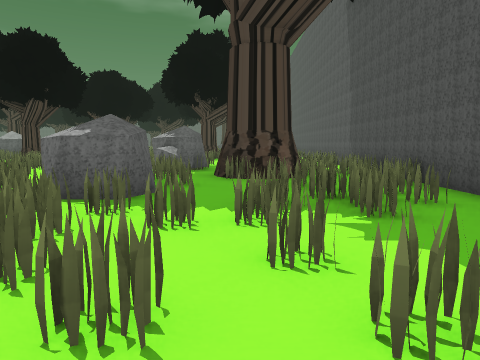
[1] (above)

24 first-person views from a walk through a Godot game level. The camera is 1.4 m above the floor, tilts 6° down and sees 70° across. The floor is counted in squares, 2 m on a side. Each view is taken from the middle of a square. On the plan, view 1 faces up. The plan holds only what a view shows up to about 11 squares ahead; the rest is blank. The place goes on beyond the plan. Characters and animated objects are left out.

[2]
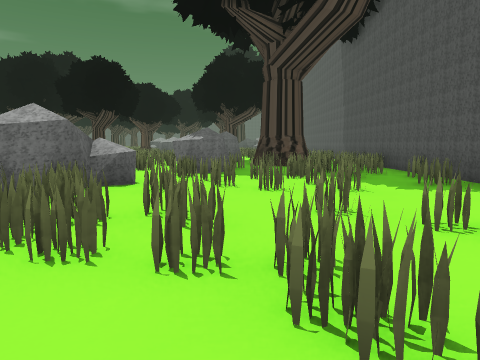

[3]
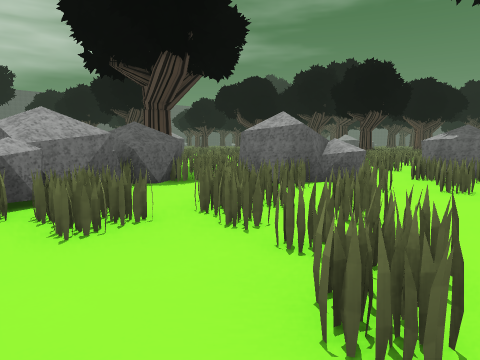

[4]
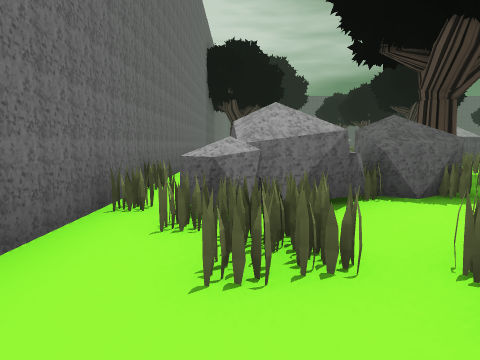

[5]
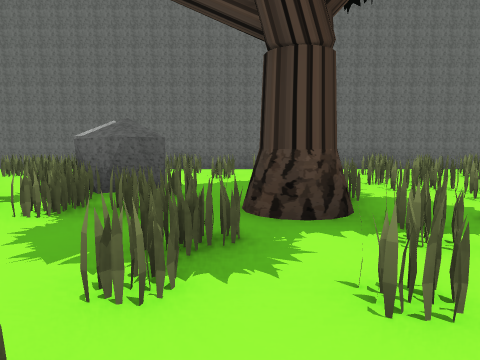

[6]
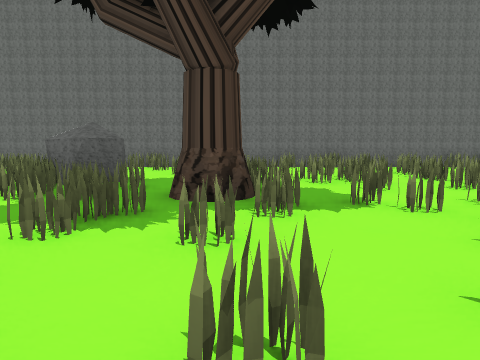

[7]
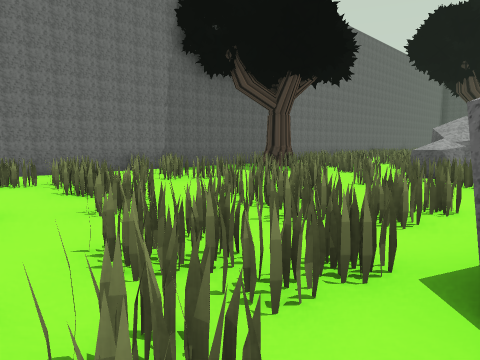

[8]
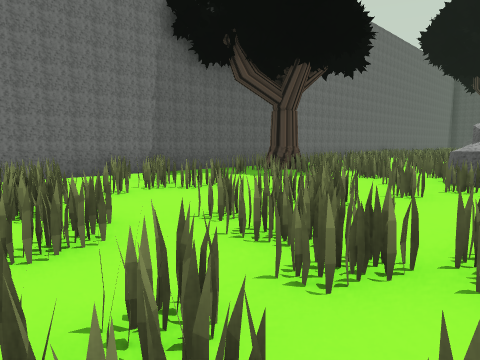

[9]
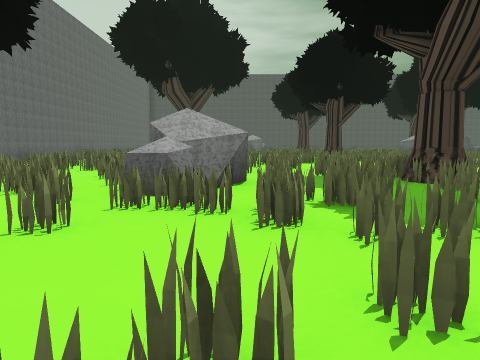

[10]
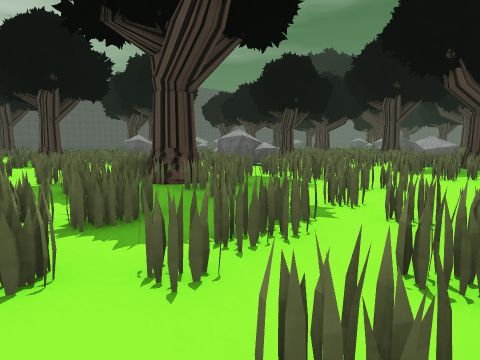

[11]
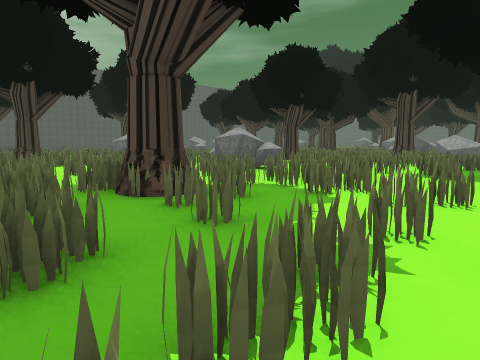

[12]
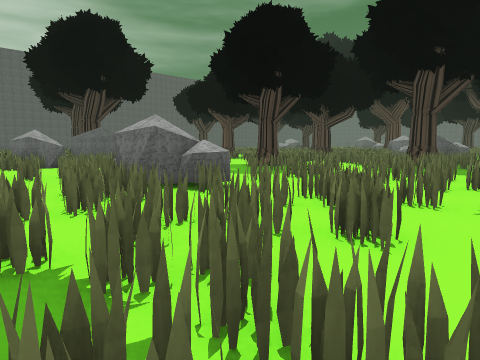

[13]
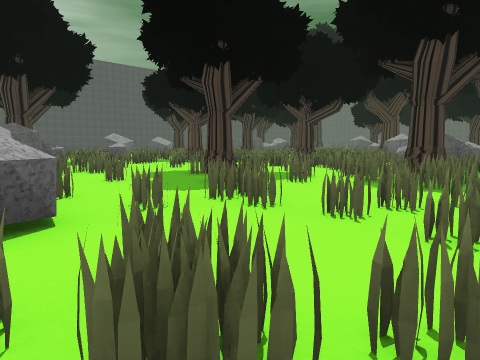

[14]
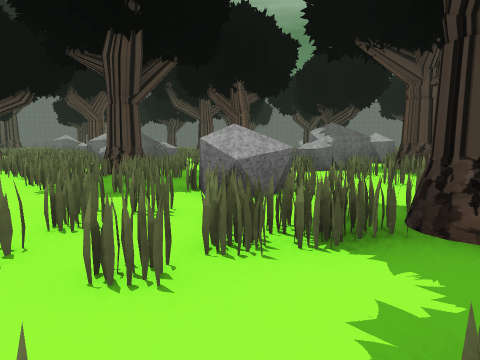

[15]
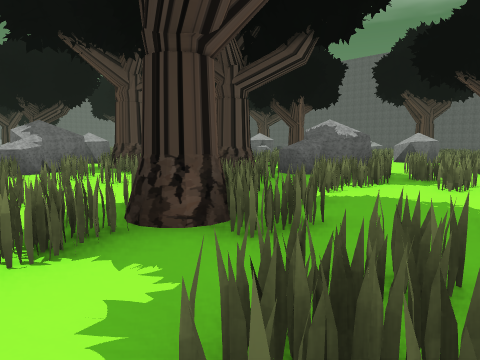

[16]
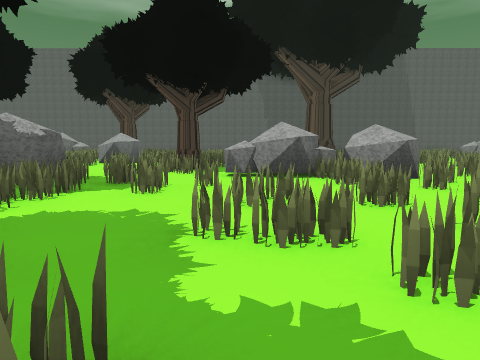

[17]
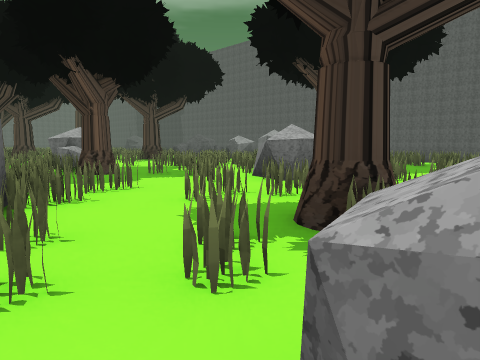

[18]
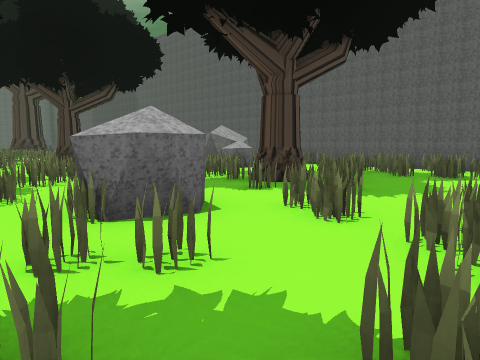

[19]
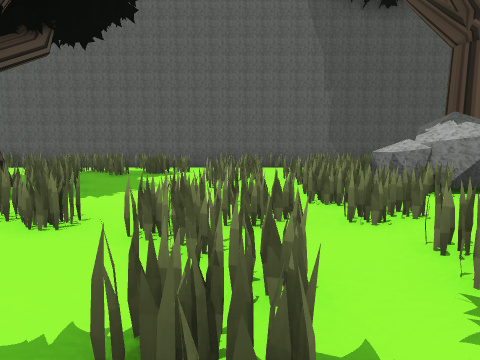

[20]
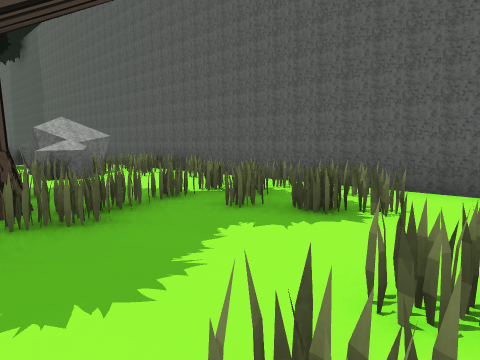

[21]
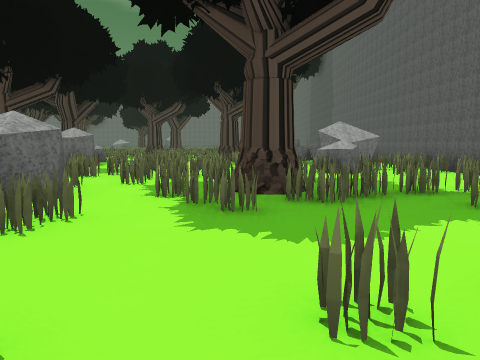

[22]
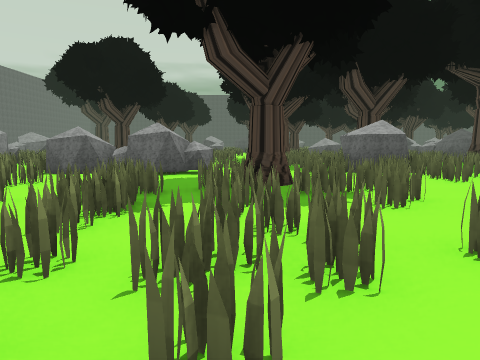

[23]
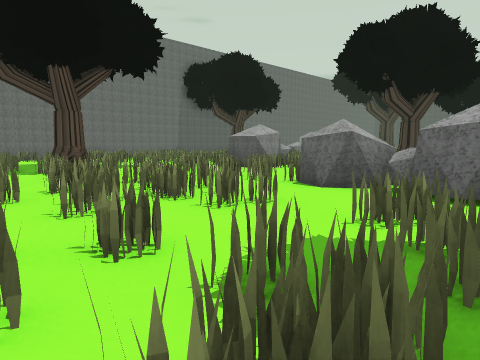

[24]
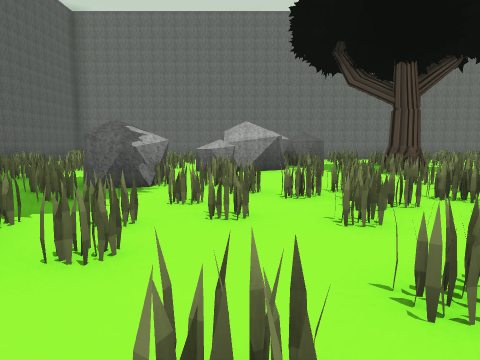

### Floor plan
Key: @ floor where view 1 was taken; # wall or solid block; . floor; = window, fence, low wall or low ledge; ^ raised ledge; T tree.
Columns run from 31 left of view 1 to 4 right of it. Each row starts with its distance up from view 1.
 23         ##^            .#          #
 22          #.   ##.T     ##..    .#. #
 21          T.. =^..#     ....    ^#..#
 20       .. T..  ...      T.....  ==..#
 19       ...... ....     .............#
 18       ...... #.. T   ..............#
 17    .. T.....#... T.##.....#..TT....#
 16    .........=.......#.....#........#
 15 ^. ...........T....................#
 14 #. ....................T...........#
 13      ..................T........   #
 12   #    .#^...........^.............#
 11  ##..  ##...........##.......^#    #
 10   ..................^........##    #
  9        ......... ...##.......#.    #
  8           ......   ............#T. #
  7  TT ....  TT....   ............#T. #
  6     ............  .................#
  5      ...........=##.........##.....#
  4        ..........##................#
  3        ....#................#......#
  2            #^.............##^......#
  1            ...........TT..##.......#
  0          ............. ..##....@.. #
 -1          ............. ..#.......
 -2             .......... ..##......
 -3            T.......... ...##....
 -4            .....................
 -5            ####################

Where each view was taken, in squares from view 1:
view 1: 0 up, 0 right, facing up
view 2: 4 down, 1 left, facing up
view 3: 4 down, 0 right, facing up-left
view 4: 3 down, 1 left, facing left
view 5: 5 up, 8 left, facing down
view 6: 6 up, 9 left, facing down
view 7: 4 up, 11 left, facing down-left
view 8: 3 up, 12 left, facing down-left
view 9: 3 up, 14 left, facing left
view 10: 3 up, 15 left, facing up-left
view 11: 4 up, 16 left, facing up-left
view 12: 8 up, 18 left, facing up-left
view 13: 11 up, 19 left, facing up-left
view 14: 12 up, 19 left, facing up
view 15: 12 up, 19 left, facing up-right
view 16: 12 up, 18 left, facing right
view 17: 12 up, 11 left, facing up-right
view 18: 13 up, 7 left, facing up-right
view 19: 13 up, 7 left, facing right
view 20: 13 up, 2 left, facing up-right
view 21: 12 up, 2 left, facing up
view 22: 13 up, 2 left, facing left
view 23: 12 up, 5 left, facing down-left
view 24: 11 up, 4 left, facing down
